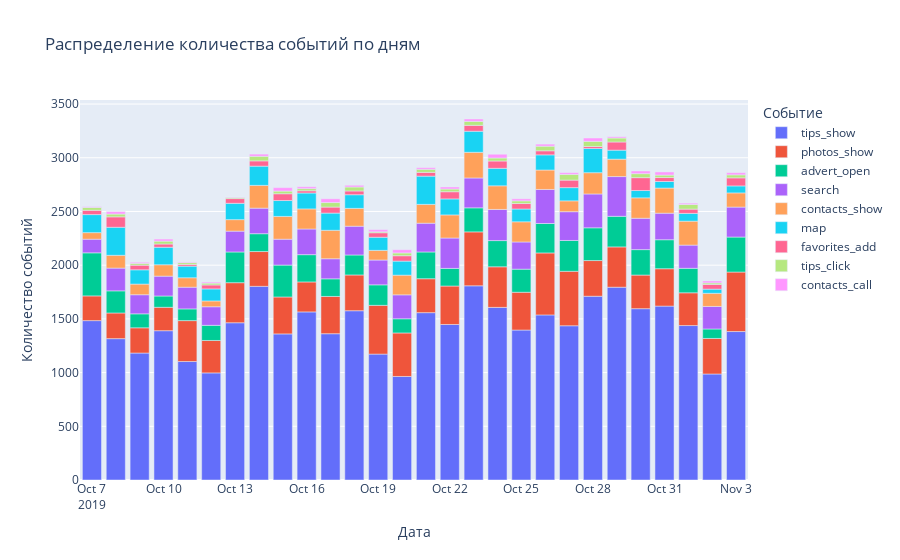

Notebook cell for this chart:
### Markdown cell above
#### Изучим, как события распределены по дням

### Code cell
df_events_days = (df
                .groupby(['event_date', 'event_name'], as_index=False)
                .agg(count=('user_id', 'count'))
                .sort_values('count', ascending = False)
               )
fig = px.bar(df_events_days, 
             x='event_date', 
             y='count', 
             color = 'event_name', 
             title='Распределение количества событий по дням',
             labels={
                     "event_date": "Дата",
                     "event_name": "Событие",
                     "count": "Количество событий"
                 }
            )
fig.show()

### Figure 1 — Plotly figure (JSON) as saved in the notebook; plotly's stock layout.template omitted (floating-point values rounded to 4 significant figures)
{"data": [{"alignmentgroup": "True", "hovertemplate": "Событие=tips_show<br>Дата=%{x}<br>Количество событий=%{y}<extra></extra>", "legendgroup": "tips_show", "marker": {"color": "#636efa", "pattern": {"shape": ""}}, "name": "tips_show", "offsetgroup": "tips_show", "orientation": "v", "showlegend": true, "textposition": "auto", "type": "bar", "x": ["2019-10-23", "2019-10-14", "2019-10-29", "2019-10-28", "2019-10-31", "2019-10-24", "2019-10-30", "2019-10-18", "2019-10-16", "2019-10-21", "2019-10-26", "2019-10-07", "2019-10-13", "2019-10-22", "2019-11-01", "2019-10-27", "2019-10-25", "2019-10-10", "2019-11-03", "2019-10-17", "2019-10-15", "2019-10-08", "2019-10-09", "2019-10-19", "2019-10-11", "2019-10-12", "2019-11-02", "2019-10-20"], "xaxis": "x", "y": [1808, 1803, 1795, 1711, 1619, 1607, 1595, 1576, 1565, 1558, 1537, 1484, 1464, 1448, 1438, 1436, 1396, 1390, 1382, 1362, 1360, 1316, 1182, 1172, 1103, 997, 987, 964], "yaxis": "y"}, {"alignmentgroup": "True", "hovertemplate": "Событие=photos_show<br>Дата=%{x}<br>Количество событий=%{y}<extra></extra>", "legendgroup": "photos_show", "marker": {"color": "#EF553B", "pattern": {"shape": ""}}, "name": "photos_show", "offsetgroup": "photos_show", "orientation": "v", "showlegend": true, "textposition": "auto", "type": "bar", "x": ["2019-10-26", "2019-11-03", "2019-10-27", "2019-10-23", "2019-10-19", "2019-10-20", "2019-10-11", "2019-10-24", "2019-10-29", "2019-10-13", "2019-10-22", "2019-10-25", "2019-10-31", "2019-10-17", "2019-10-15", "2019-10-18", "2019-10-28", "2019-11-02", "2019-10-14", "2019-10-21", "2019-10-30", "2019-11-01", "2019-10-12", "2019-10-16", "2019-10-08", "2019-10-09", "2019-10-07", "2019-10-10"], "xaxis": "x", "y": [577, 554, 507, 502, 454, 405, 381, 378, 375, 373, 358, 352, 348, 347, 344, 333, 332, 331, 324, 316, 313, 305, 302, 279, 239, 235, 230, 218], "yaxis": "y"}, {"alignmentgroup": "True", "hovertemplate": "Событие=advert_open<br>Дата=%{x}<br>Количество событий=%{y}<extra></extra>", "legendgroup": "advert_open", "marker": {"color": "#00cc96", "pattern": {"shape": ""}}, "name": "advert_open", "offsetgroup": "advert_open", "orientation": "v", "showlegend": true, "textposition": "auto", "type": "bar", "x": ["2019-10-07", "2019-11-03", "2019-10-28", "2019-10-15", "2019-10-27", "2019-10-13", "2019-10-29", "2019-10-26", "2019-10-31", "2019-10-16", "2019-10-21", "2019-10-24", "2019-10-30", "2019-11-01", "2019-10-23", "2019-10-25", "2019-10-08", "2019-10-19", "2019-10-18", "2019-10-14", "2019-10-22", "2019-10-17", "2019-10-12", "2019-10-20", "2019-10-09", "2019-10-11", "2019-10-10", "2019-11-02"], "xaxis": "x", "y": [401, 326, 305, 297, 287, 286, 285, 274, 270, 254, 249, 244, 237, 228, 224, 215, 206, 191, 186, 166, 164, 164, 141, 132, 130, 109, 105, 88], "yaxis": "y"}, {"alignmentgroup": "True", "hovertemplate": "Событие=search<br>Дата=%{x}<br>Количество событий=%{y}<extra></extra>", "legendgroup": "search", "marker": {"color": "#ab63fa", "pattern": {"shape": ""}}, "name": "search", "offsetgroup": "search", "orientation": "v", "showlegend": true, "textposition": "auto", "type": "bar", "x": ["2019-10-29", "2019-10-26", "2019-10-28", "2019-10-30", "2019-10-24", "2019-10-22", "2019-11-03", "2019-10-23", "2019-10-27", "2019-10-21", "2019-10-18", "2019-10-25", "2019-10-31", "2019-10-15", "2019-10-16", "2019-10-14", "2019-10-19", "2019-10-20", "2019-11-01", "2019-10-08", "2019-11-02", "2019-10-11", "2019-10-13", "2019-10-17", "2019-10-10", "2019-10-09", "2019-10-12", "2019-10-07"], "xaxis": "x", "y": [370, 317, 315, 292, 290, 283, 279, 278, 268, 268, 268, 253, 247, 241, 239, 238, 231, 223, 216, 212, 210, 202, 194, 187, 185, 178, 173, 127], "yaxis": "y"}, {"alignmentgroup": "True", "hovertemplate": "Событие=contacts_show<br>Дата=%{x}<br>Количество событий=%{y}<extra></extra>", "legendgroup": "contacts_show", "marker": {"color": "#FFA15A", "pattern": {"shape": ""}}, "name": "contacts_show", "offsetgroup": "contacts_show", "orientation": "v", "showlegend": true, "textposition": "auto", "type": "bar", "x": ["2019-10-17", "2019-10-23", "2019-10-31", "2019-11-01", "2019-10-24", "2019-10-22", "2019-10-14", "2019-10-15", "2019-10-28", "2019-10-30", "2019-10-25", "2019-10-16", "2019-10-20", "2019-10-26", "2019-10-21", "2019-10-18", "2019-10-29", "2019-11-03", "2019-11-02", "2019-10-08", "2019-10-13", "2019-10-10", "2019-10-27", "2019-10-09", "2019-10-19", "2019-10-11", "2019-10-07", "2019-10-12"], "xaxis": "x", "y": [265, 239, 234, 223, 220, 215, 212, 212, 198, 190, 188, 187, 183, 181, 175, 166, 162, 132, 122, 119, 107, 106, 101, 99, 90, 88, 61, 54], "yaxis": "y"}, {"alignmentgroup": "True", "hovertemplate": "Событие=map<br>Дата=%{x}<br>Количество событий=%{y}<extra></extra>", "legendgroup": "map", "marker": {"color": "#19d3f3", "pattern": {"shape": ""}}, "name": "map", "offsetgroup": "map", "orientation": "v", "showlegend": true, "textposition": "auto", "type": "bar", "x": ["2019-10-21", "2019-10-08", "2019-10-28", "2019-10-23", "2019-10-14", "2019-10-07", "2019-10-24", "2019-10-10", "2019-10-17", "2019-10-13", "2019-10-22", "2019-10-15", "2019-10-16", "2019-10-26", "2019-10-09", "2019-10-20", "2019-10-18", "2019-10-27", "2019-10-19", "2019-10-25", "2019-10-12", "2019-10-11", "2019-10-29", "2019-11-01", "2019-10-30", "2019-11-03", "2019-10-31", "2019-11-02"], "xaxis": "x", "y": [263, 261, 226, 196, 179, 168, 163, 163, 160, 152, 149, 148, 148, 141, 133, 131, 127, 123, 122, 119, 112, 108, 84, 72, 68, 65, 61, 39], "yaxis": "y"}, {"alignmentgroup": "True", "hovertemplate": "Событие=favorites_add<br>Дата=%{x}<br>Количество событий=%{y}<extra></extra>", "legendgroup": "favorites_add", "marker": {"color": "#FF6692", "pattern": {"shape": ""}}, "name": "favorites_add", "offsetgroup": "favorites_add", "orientation": "v", "showlegend": true, "textposition": "auto", "type": "bar", "x": ["2019-10-30", "2019-10-08", "2019-10-29", "2019-11-03", "2019-10-27", "2019-10-24", "2019-10-22", "2019-10-15", "2019-10-17", "2019-10-23", "2019-10-25", "2019-10-20", "2019-10-14", "2019-11-02", "2019-10-13", "2019-10-09", "2019-10-19", "2019-10-07", "2019-11-01", "2019-10-26", "2019-10-12", "2019-10-31", "2019-10-18", "2019-10-21", "2019-10-10", "2019-10-16", "2019-10-28", "2019-10-11"], "xaxis": "x", "y": [120, 97, 76, 75, 70, 68, 67, 63, 56, 55, 51, 50, 49, 44, 44, 43, 42, 40, 40, 38, 37, 37, 35, 35, 30, 21, 18, 16], "yaxis": "y"}, {"alignmentgroup": "True", "hovertemplate": "Событие=tips_click<br>Дата=%{x}<br>Количество событий=%{y}<extra></extra>", "legendgroup": "tips_click", "marker": {"color": "#B6E880", "pattern": {"shape": ""}}, "name": "tips_click", "offsetgroup": "tips_click", "orientation": "v", "showlegend": true, "textposition": "auto", "type": "bar", "x": ["2019-10-27", "2019-10-28", "2019-10-26", "2019-10-14", "2019-11-01", "2019-10-17", "2019-10-29", "2019-10-23", "2019-10-18", "2019-10-30", "2019-10-21", "2019-10-24", "2019-11-03", "2019-10-10", "2019-10-07", "2019-10-20", "2019-10-08", "2019-10-15", "2019-10-25", "2019-10-22", "2019-10-31", "2019-10-16", "2019-10-11", "2019-10-09", "2019-10-12", "2019-11-02", "2019-10-13", "2019-10-19"], "xaxis": "x", "y": [53, 48, 43, 43, 43, 42, 37, 37, 37, 37, 29, 28, 28, 27, 27, 26, 26, 25, 25, 25, 23, 20, 17, 17, 17, 14, 11, 9], "yaxis": "y"}, {"alignmentgroup": "True", "hovertemplate": "Событие=contacts_call<br>Дата=%{x}<br>Количество событий=%{y}<extra></extra>", "legendgroup": "contacts_call", "marker": {"color": "#FF97FF", "pattern": {"shape": ""}}, "name": "contacts_call", "offsetgroup": "contacts_call", "orientation": "v", "showlegend": true, "textposition": "auto", "type": "bar", "x": ["2019-10-24", "2019-10-17", "2019-10-15", "2019-10-28", "2019-10-20", "2019-10-31", "2019-10-30", "2019-10-08", "2019-10-23", "2019-11-03", "2019-10-14", "2019-10-19", "2019-10-22", "2019-10-10", "2019-10-25", "2019-10-26", "2019-11-02", "2019-10-16", "2019-10-27", "2019-10-18", "2019-10-21", "2019-10-29", "2019-11-01", "2019-10-12", "2019-10-09", "2019-10-07", "2019-10-11", "2019-10-13"], "xaxis": "x", "y": [35, 35, 32, 31, 30, 29, 25, 23, 22, 20, 20, 20, 19, 19, 19, 19, 18, 17, 16, 16, 15, 12, 12, 10, 10, 7, 6, 4], "yaxis": "y"}], "layout": {"barmode": "relative", "legend": {"title": {"text": "Событие"}, "tracegroupgap": 0}, "title": {"text": "Распределение количества событий по дням"}, "xaxis": {"anchor": "y", "domain": [0, 1], "title": {"text": "Дата"}}, "yaxis": {"anchor": "x", "domain": [0, 1], "title": {"text": "Количество событий"}}}}
